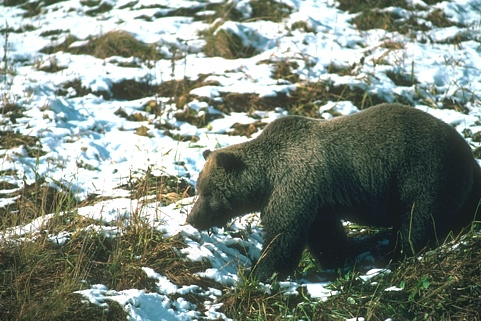
%> input picture Images/100098.jpg, 481 x 321 px
$ octave Principal.m   (GNU Octave 9; MATLAB toolbox functions it lacks are replaced by stand-ins)
%> lines starting %> are read from the running program, lines starting %| are printed output that depends on the picture
### Segmentation without color clustering/getPatterns.m

function patterns = getPatterns(Image)
%%
% Uso: [Patrones, Alto, Ancho] = CreaPatrones(Imagen)
%
% Esta funci髇 prepara una imagen para se procesada por K-means como
% patrones siendo [R, G, B] un patron para ser analizado
% (Patrones) es una matriz de 3 x n
% n es el n鷐ero de pixeles.
%
% Autor: Jes鷖 Antonio Tepec Hern醤dez
%
    r = Image(:, :, 1);
    g = Image(:, :, 2);
    b = Image(:, :, 3);

    r = r';
    g = g';
    b = b';

    r = [r(:)];
    g = [g(:)];
    b = [b(:)];

    patterns = [r, g, b];
end

### ColoresEsenciales-SinClusterig/centinit.m
function ci=centinit(k,varargin)

%
% Modo de uso: ci=centinit(k,x)
%
% Esta función inicializa los centroides de la base de datos "x"
% basándose en partir "x" en "k+1" partes iguales y tomar un valor
% pseudo-aleatorio en cada rango en que se dividió "x". Esto con el fin de
% no tomar valores compleatamente pseudo-aleatorios, sino que estos valores
% tengan cierto espacio de distribución a través de toda la "x".
% k es el número de centroides.
% x es la base de datos.
% espacio obtiene el rango de valores para cada feature del centroide.

x = ParseInputs(varargin{:});

x=double(x);
dimx=size(x,2);
mini=min(x);
maxi=max(x);
espacio=zeros(dimx,k+1);
ci=zeros(k,dimx);

for i=1:size(maxi,2),
    espacio(i,:)=linspace(mini(i),maxi(i),k+1);
end

for i=1:dimx,
    for j=1:k,
        ci(j,i)=espacio(i,j)+(espacio(i,j+1)-espacio(i,j)).*rand(1,1);
    end
end

% [7 lines of commented-out code are left out]


function I = ParseInputs(varargin)
% iptchecknargin(1,1,nargin,mfilename); %Número de entradas de 1 a 1
I = varargin{1};

### Segmentation without color clustering/Principal.m
% Segmentacion k means, sin reagrupamiento
close all
clear
%% Select Image
Filter={'*.jpg;*.jpeg;*.png;*.tif'};
[FileName, FilePath]=uigetfile(Filter);
%> the answer given: ../Images/100098.jpg
pause(0.01);
if FileName == 0
    return;
end
FullFileName=[FilePath FileName];
%% Number of Desired Colors, value of k
ANSWER = inputdlg('Number of desired colors for k means:','k means',1,{'16'});
%> the answer given: 16
k = str2double(ANSWER{1});
%% Load Image Data
originalImage = imread(strcat(FullFileName));
%> originalImage is the input picture: size 321x481x3 uint8; mean R, G, B 124.8, 135.2, 125
filtImage = imfilter(originalImage,fspecial('average',3));
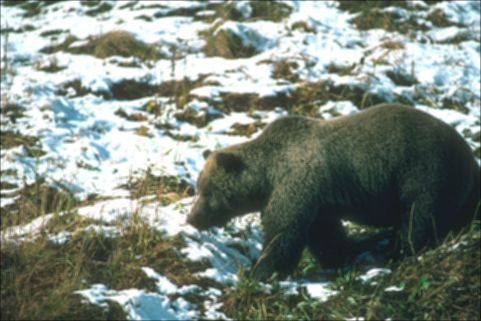
%> filtImage: size 321x481x3 uint8; mean R, G, B 124.4, 134.8, 124.6
imageLab = rgb2lab(filtImage);
%> imageLab: size 321x481x3 double; mean of channels 1, 2, 3 53.7, -5.7, 4.6
[h, w, p] = size(originalImage);
%> h = 321; w = 481; p = 3
%% Get patterns of the image
imagePatterns = getPatterns(filtImage);
%> in getPatterns, `r = Image(:, :, 1);`:
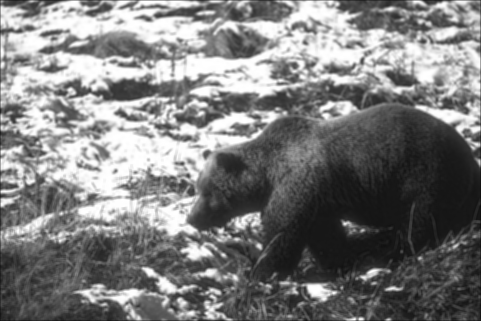
%> r: size 321x481 uint8; min 11, max 255, mean 124.4
%> in getPatterns, `g = Image(:, :, 2);`:
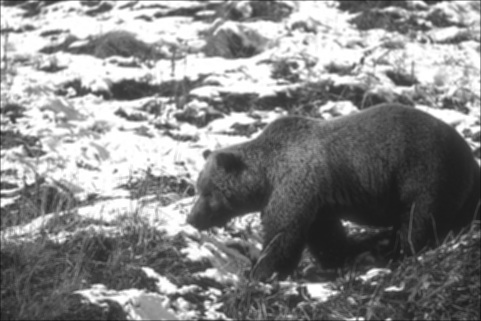
%> g: size 321x481 uint8; min 19, max 255, mean 134.8
%> in getPatterns, `b = Image(:, :, 3);`:
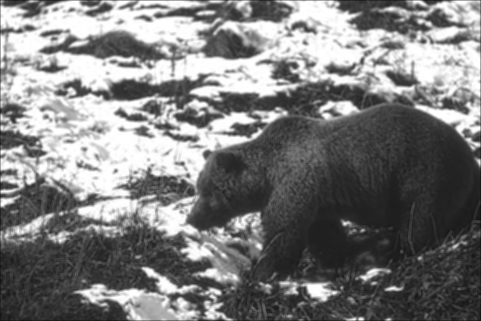
%> b: size 321x481 uint8; min 15, max 255, mean 124.6
%> in getPatterns, `r = r';`:
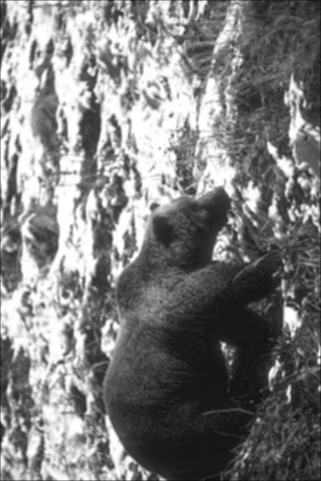
%> r: size 481x321 uint8; min 11, max 255, mean 124.4; mean of the top-left, top-right, bottom-left and bottom-right quarters 178.2, 126.4, 140.6, 53.2
%> in getPatterns, `g = g';`:
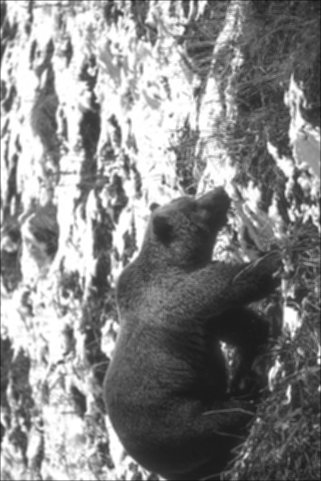
%> g: size 481x321 uint8; min 19, max 255, mean 134.8; mean of the top-left, top-right, bottom-left and bottom-right quarters 188.2, 133, 152.7, 65.9
%> in getPatterns, `b = b';`:
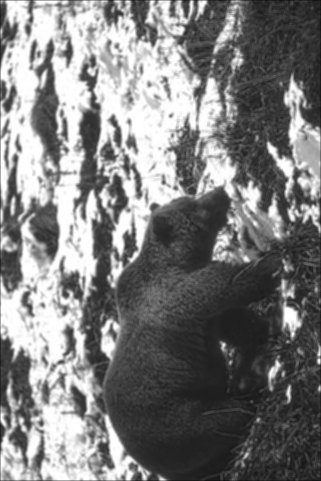
%> b: size 481x321 uint8; min 15, max 255, mean 124.6; mean of the top-left, top-right, bottom-left and bottom-right quarters 181.3, 118.4, 143.5, 55.9
initialCentroids = centinit(k, imagePatterns);
%> in centinit, `mini=min(x);`: mini = [11 19 15]
%> in centinit, `maxi=max(x);`: maxi = [255 255 255]
%> after the loop in centinit, `for i=1:size(maxi,2),`: espacio = 17 columns, first 8: [11 26.25 41.5 56.75 72 87.25 102.5 117.8; 19 33.75 48.5 63.25 78 92.75 107.5 122.2; 15 30 45 60 75 90 105 120]
%> after the loop in centinit, `for i=1:dimx,`: ci = 16 rows, first 12: [23.88 32.42 18.91; 37.81 48.25 42.08; 47.91 60.45 53.23; 60.7 76.56 60.21; 79.8 82.57 85.8; 93.43 103.5 95.98; 114.5 120.8 117.4; 122.4 132.3 130; 140.3 144 135; 157.1 153.2 157.4; 177.3 172.9 178; 186.4 190.3 183.7]
%> initialCentroids has the same summary as ci in centinit
%% Clustering of colors using k means
%> (the run ends here)

$ run again, on Images/103041.jpg
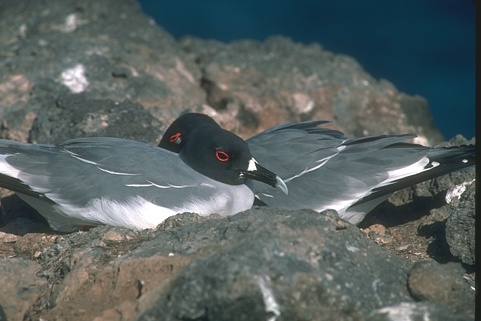
%> input picture Images/103041.jpg, 481 x 321 px
%> originalImage is the input picture: size 321x481x3 uint8; mean R, G, B 88.8, 98.4, 97.3
%> imageLab: size 321x481x3 double; mean of channels 1, 2, 3 40.5, -3.2, -0.6
%> in getPatterns, `r = r';`:
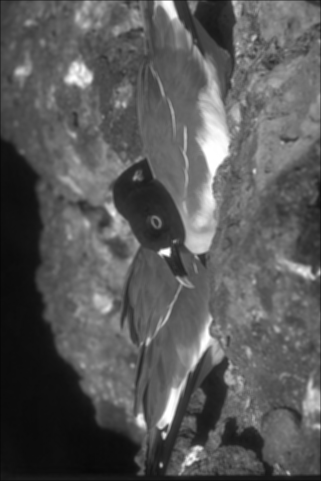
%> r: size 481x321 uint8; min 7, max 255, mean 88.5; mean of the top-left, top-right, bottom-left and bottom-right quarters 86.9, 111.8, 58.3, 97
%> in getPatterns, `g = g';`:
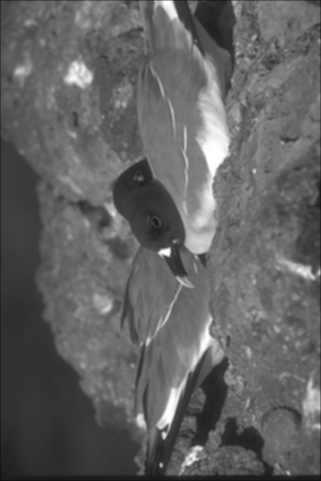
%> g: size 481x321 uint8; min 13, max 255, mean 98.1; mean of the top-left, top-right, bottom-left and bottom-right quarters 97.2, 114.2, 77.8, 103.3
%> mini = [7 13 11]
%> maxi = [255 255 255]
%> after the loop in centinit, `for i=1:size(maxi,2),`: espacio = 17 columns, first 8: [7 22.5 38 53.5 69 84.5 100 115.5; 13 28.12 43.25 58.38 73.5 88.62 103.8 118.9; 11 26.25 41.5 56.75 72 87.25 102.5 117.8]
%> after the loop in centinit, `for i=1:dimx,`: ci = 16 rows, first 12: [20.09 26.76 14.97; 34.25 42.99 38.53; 44.52 55.5 49.87; 57.51 72.02 56.96; 76.92 78.19 82.98; 90.78 99.66 93.33; 112.1 117.3 115.1; 120.2 129.2 127.9; 138.4 141.1 133; 155.5 150.6 155.8; 176.1 170.8 176.7; 185.3 188.6 182.5]
%> initialCentroids has the same summary as ci in centinit

$ run again, on Images/106024.jpg
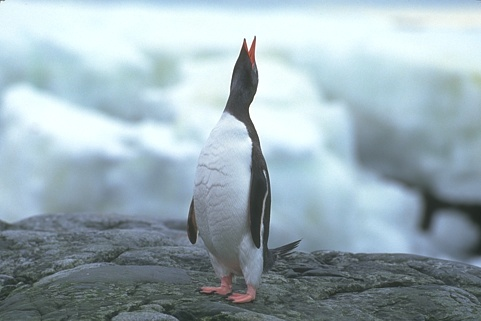
%> input picture Images/106024.jpg, 481 x 321 px
%> originalImage is the input picture: size 321x481x3 uint8; mean R, G, B 155.2, 173.7, 181.8
%> imageLab: size 321x481x3 double; mean of channels 1, 2, 3 68.8, -4.6, -6.2
%> in getPatterns, `r = r';`:
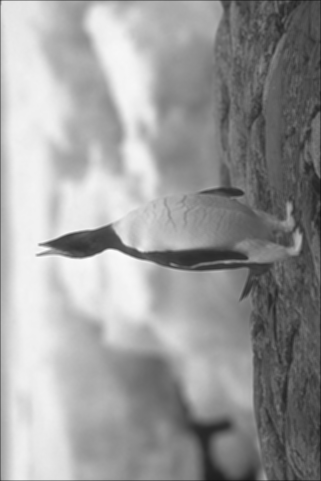
%> r: size 481x321 uint8; min 20, max 252, mean 154.7; mean of the top-left, top-right, bottom-left and bottom-right quarters 205.6, 110.5, 190.7, 112.8
%> in getPatterns, `b = b';`:
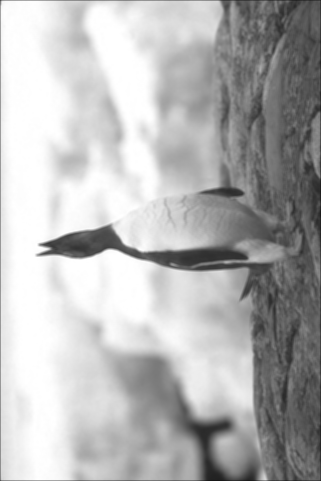
%> b: size 481x321 uint8; min 22, max 255, mean 181.2; mean of the top-left, top-right, bottom-left and bottom-right quarters 235.4, 132.8, 218.3, 139.1
%> mini = [20 24 22]
%> maxi = [252 255 255]
%> after the loop in centinit, `for i=1:size(maxi,2),`: espacio = 17 columns, first 8: [20 34.5 49 63.5 78 92.5 107 121.5; 24 38.44 52.88 67.31 81.75 96.19 110.6 125.1; 22 36.56 51.12 65.69 80.25 94.81 109.4 123.9]
%> after the loop in centinit, `for i=1:dimx,`: ci = 16 rows, first 12: [32.24 37.13 25.79; 45.49 52.63 48.29; 55.1 64.57 59.12; 67.25 80.34 65.89; 85.41 86.23 90.73; 98.37 106.7 100.6; 118.4 123.6 121.4; 125.9 134.9 133.7; 142.9 146.3 138.5; 159 155.4 160.3; 178.2 174.6 180.3; 186.8 191.6 185.7]
%> initialCentroids has the same summary as ci in centinit

$ run again, on Images/108005.jpg
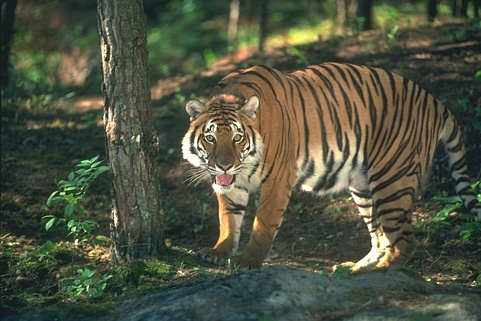
%> input picture Images/108005.jpg, 481 x 321 px
%> originalImage is the input picture: size 321x481x3 uint8; mean R, G, B 79.2, 83.5, 65.1
%> imageLab: size 321x481x3 double; mean of channels 1, 2, 3 34.2, -5.1, 10
%> in getPatterns, `b = b';`:
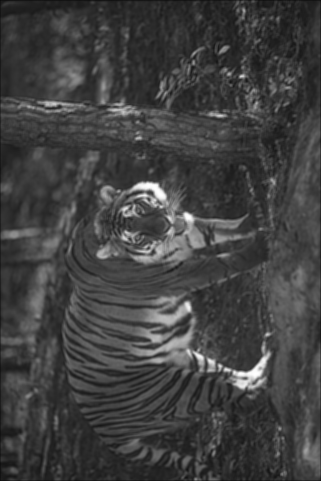
%> b: size 481x321 uint8; min 12, max 255, mean 64.9; mean of the top-left, top-right, bottom-left and bottom-right quarters 63.8, 60.3, 65, 70.6
%> mini = [8 12 12]
%> maxi = [255 255 255]
%> after the loop in centinit, `for i=1:size(maxi,2),`: espacio = 17 columns, first 8: [8 23.44 38.88 54.31 69.75 85.19 100.6 116.1; 12 27.19 42.38 57.56 72.75 87.94 103.1 118.3; 12 27.19 42.38 57.56 72.75 87.94 103.1 118.3]
%> after the loop in centinit, `for i=1:dimx,`: ci = 16 rows, first 12: [21.04 25.82 15.96; 35.14 42.11 39.41; 45.37 54.68 50.71; 58.31 71.26 57.78; 77.64 77.46 83.68; 91.44 99.02 93.99; 112.7 116.8 115.7; 120.7 128.7 128.5; 138.9 140.7 133.5; 155.9 150.2 156.2; 176.4 170.5 177.1; 185.6 188.3 182.8]
%> initialCentroids has the same summary as ci in centinit
